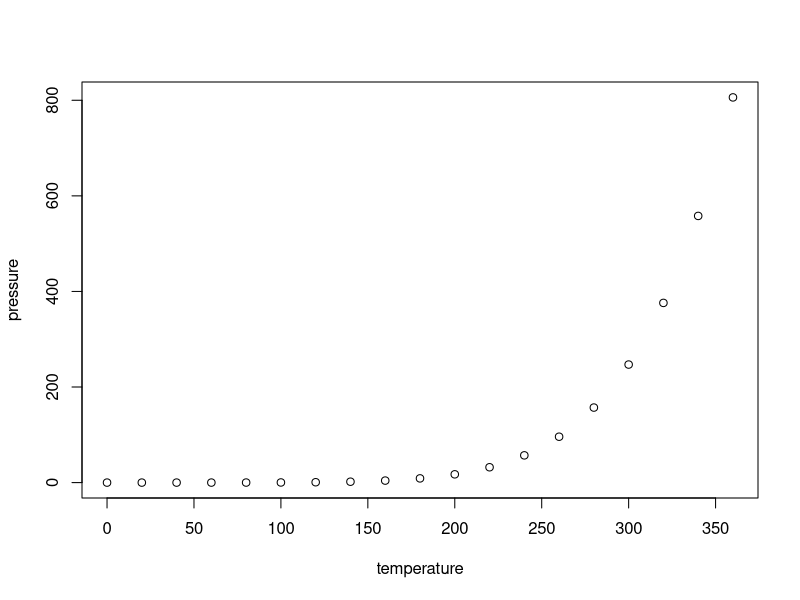
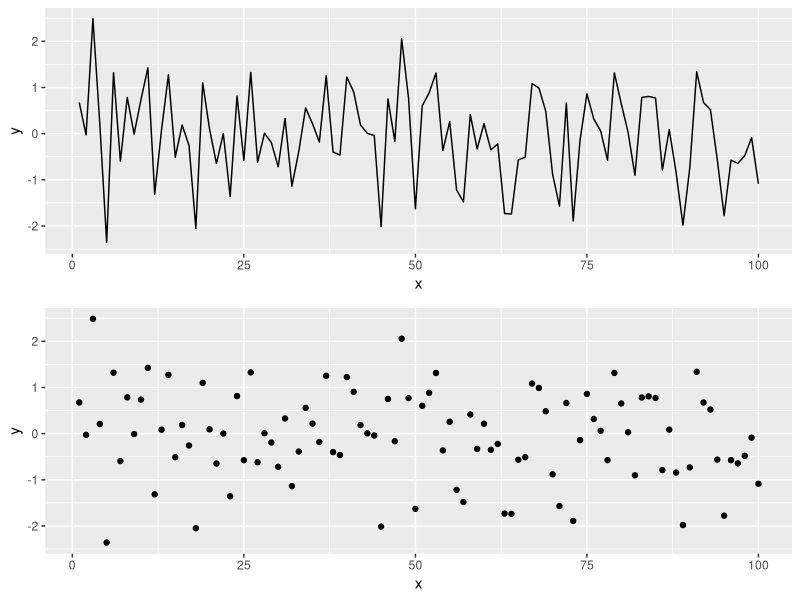

Write the R code that produced these figures, in order.
## ---- chunk 1
knitr::opts_chunk$set(echo = TRUE, fig.width = 8, fig.height = 8, fig.alig = "center")
## ---- chunk 2
library(tidyverse)
library(gridExtra)
library(ggplot2)
library(knitr)
## ---- chunk 3
summary(cars)
## ---- chunk 4
plot(pressure)
## ---- chunk 5
# Simulating data according to a normal distribution
x <- seq(1:100)
y <- rnorm(100) # Generating data form a normal distribution with mean 0 and variance 1
data <- data.frame(x = x, y = y ) # Creating a data frame
p1 = ggplot(data, aes(x= x, y = y)) +
geom_line()
p2 = ggplot(data, aes(x= x, y = y)) +
geom_point()
grid.arrange(p1, p2)
